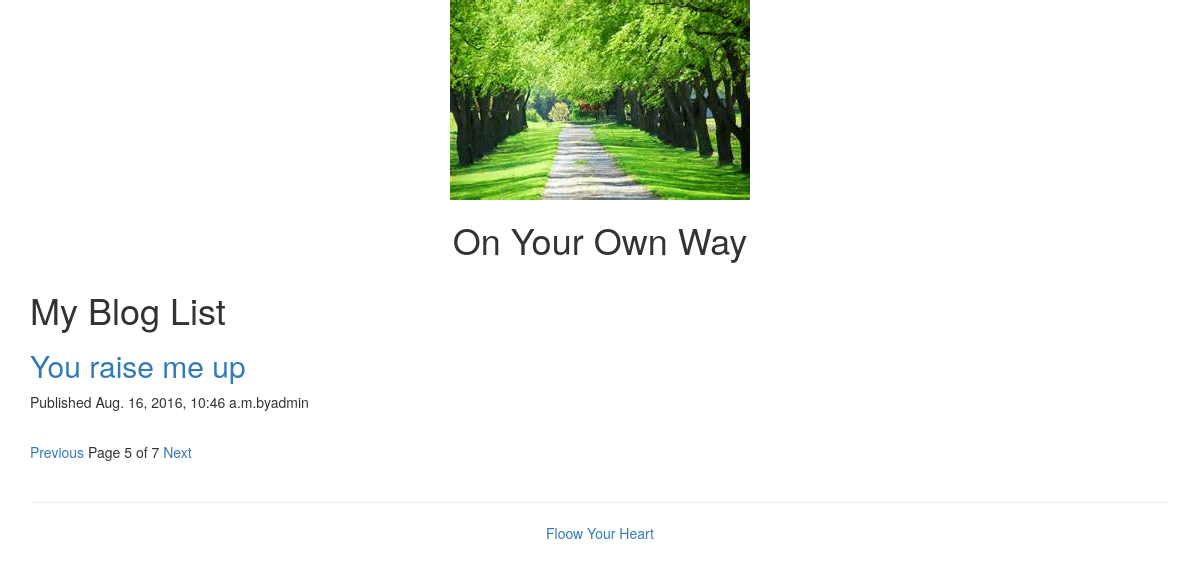
The app's page /blog/?page=5 with its own data.
### blog/models.py (models this page shows, shortened)
class Post(models.Model):
    STATUS_CHOICE = (("draft", "DRAFT"), ("published", "PUBLISHED"),)
    title = models.CharField(max_length=250)
    slug = models.SlugField(max_length=250, unique_for_date="published")
    author = models.ForeignKey(User, related_name="blog_posts")
    body = models.TextField()
    published = models.DateTimeField(default=timezone.now)
    created = models.DateTimeField(auto_now_add=True)
    updated = models.DateTimeField(auto_now=True)
    status = models.CharField(max_length=10, choices=STATUS_CHOICE, default="draft")
    def get_absolute_url(self):
        return reverse('blog:post_detail', args=[self.published.year, self.published.strftime('%m'), self.published.strftime('%d'), self.slug])
    class Mate:
        ordering = ("-published",)

### blog/views.py (the view)
def post_list(request):
    object_list = Post.objects.filter(status="published")
    paginator = Paginator(object_list, 1)
    page = request.GET.get('page')
    try:
        current_page = paginator.page(page)
        posts = current_page.object_list
    except PageNotAnInteger:
        current_page = paginator.page(1)
        posts = current_page.object_list
    except EmptyPage:
        current_page = paginator.page(paginator.num_pages)
        posts = current_page.object_list
    return render(request, 'blog/post/list.html', {'posts':posts, "page":current_page})

### blog/templates/blog/post/list.html (shortened to what this page needs)
{% extends "blog/base.html" %}
{% block content %}
<h1>My Blog List</h1>
  {% for post in posts %}
  <h2><a href="{{ post.get_absolute_url }}">{{ post.title }}</a></h2>
  <p>Published {{ post.published }}by{{ post.author }}</p>
  {% endfor %}
  {% include 'blog/post/pagination.html' %}
{% endblock %}

### records on screen
Post: title "You raise me up", published "Aug. 16, 2016, 10:46 a.m.", author "admin"

### other values on screen
{{ page.number }} "5"
{{ page.paginator.num_pages }} "7"
